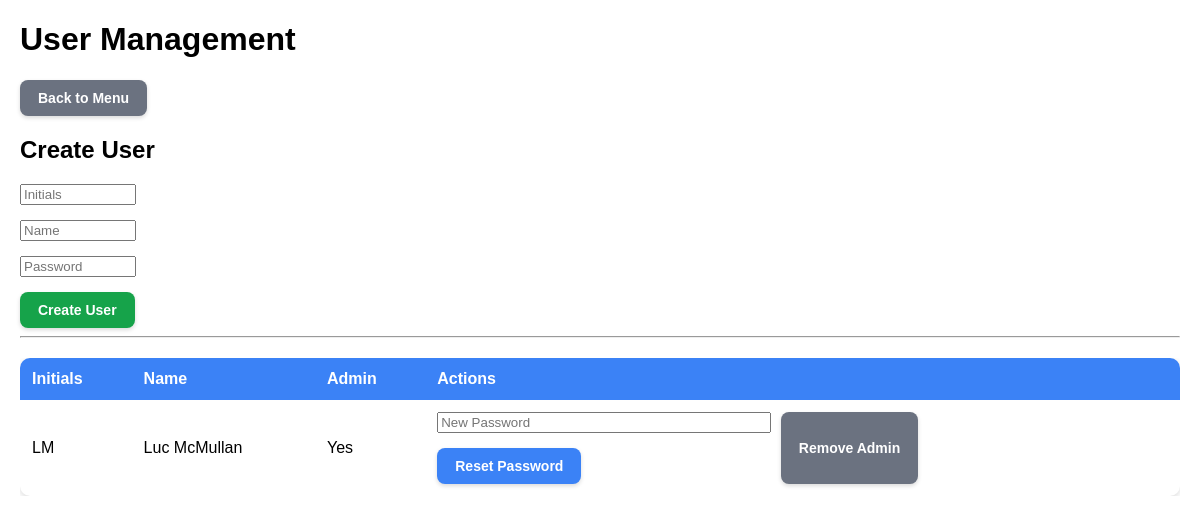
The app's page /admin/users (signed in), older data.
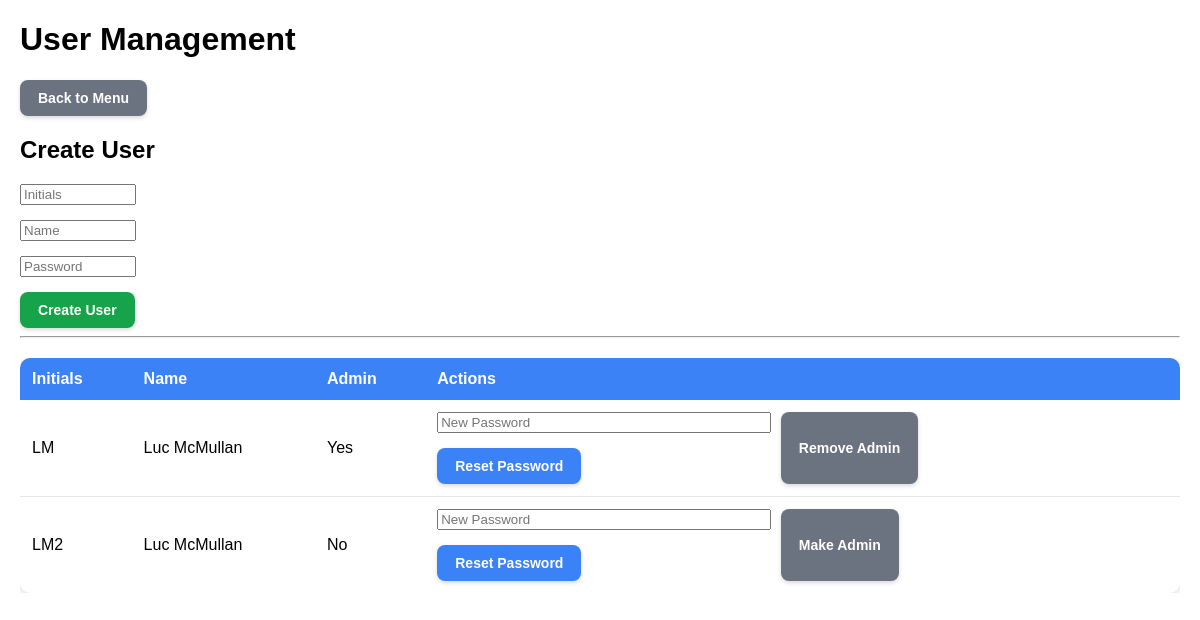
The same page, newer data.
### database/models.py (models this page shows)
class User(db.Model):
    __tablename__ = "users"
    id = db.Column(db.Integer, primary_key=True)
    initials = db.Column(db.String(10), unique=True, nullable=False)
    name = db.Column(db.String(100), nullable=False)
    password_hash = db.Column(db.String(255), nullable=False)
    is_admin = db.Column(db.Boolean, default=False)
    must_change_password = db.Column(db.Boolean, default=True)
    password_reset_at = db.Column(db.DateTime)

### routes/admin.py (the view)
@admin_bp.route("/admin/users")
@login_required
@admin_required
def manage_users():
    users = User.query.order_by(User.initials).all()
    return render_template("admin/users.html", users=users)

### routes/auth.py (called while the page is built)
def login_required(f):
    @wraps(f)
    def decorated(*args, **kwargs):
        if "user_id" not in session:
            return redirect("/")
        return f(*args, **kwargs)
    return decorated

def admin_required(f):
    @wraps(f)
    def decorated(*args, **kwargs):
        if not session.get("is_admin"):
            return redirect("/main")
        return f(*args, **kwargs)
    return decorated

### templates/admin/users.html (shortened to what this page needs)
<!DOCTYPE html>
<html>
    <head>
        <link rel="stylesheet" href="{{ url_for('static', filename='css/style.css') }}">
    </head>
    <body>
        <h1>User Management</h1>
        <button onclick="window.location.href='/menu'" class="btn-secondary">Back to Menu</button>
        <h2>Create User</h2>
        <form action="/admin/users/create" method="POST">
            <input name="initials" placeholder="Initials" autocomplete="off" required>
            <br>
            <input name="name" placeholder="Name" required>
            <br>
            <input type="password" name="password" placeholder="Password" autocomplete="new-password" required>
            <br>
            <button type="submit" class="btn-success">Create User</button>
        </form>
        <hr>
        <div class="table-container">
            <table class="app-table">
                <thead>
                    <tr>
                        <th>Initials</th>
                        <th>Name</th>
                        <th>Admin</th>
                        <th>Actions</th>
                    </tr>
                </thead>
                <tbody>
                    {% for user in users %}
                    <tr>
                        <td>{{ user.initials }}</td>
                        <td>{{ user.name }}</td>
                        <td>
                            {% if user.is_admin %}
                                Yes
                            {% else %}
                                No
                            {% endif %}
                        </td>
                        <td>
                            <div class="table-actions">
                                <form action="/admin/users/reset-password/{{ user.id }}" method="POST">
                                    <input class="newPassword" type="password" name="password" placeholder="New Password">
                                    <button type="submit" class="btn-primary">Reset Password</button>
                                </form>
                                <button class="btn-secondary" onclick="window.location.href='/admin/users/toggle-admin/{{ user.id }}'">
                                    {% if user.is_admin %}
                                        Remove Admin
                                    {% else %}
                                        Make Admin
                                    {% endif %}
                                </button>
                            </div>
                        </td>
                    {% endfor %}
                </tbody>
            </table>
        </div>
    </body>
</html>

### static/css/style.css (style rules this page uses)
body { font-family: Arial, sans-serif; margin: 20px; }
body, .modal-content, .app-table, .legend, .progress-bar, textarea, select, input, button { transition: background-color 0.3s ease, color 0.3s ease, border-color 0.3s ease, box-shadow 0.3s ease; }
button { border: none; border-radius: 8px; padding: 10px 18px; font-size: 14px; font-weight: 600; cursor: pointer; transition: all 0.15s ease; box-shadow: 0 2px 4px rgba(0, 0, 0, 0.15); }
.btn-primary { background-color: #3b82f6; color: white; }
.btn-success { background-color: #16a34a; color: white; }
.btn-secondary { background-color: #6b7280; color: white; }
select, input { width: 10%; box-sizing: border-box; margin-bottom: 15px; }
.newPassword { width: 100% }
.table-container { margin-top: 20px; overflow-x: auto; }
.app-table { width: 100%; border-collapse: collapse; background: white; border-radius: 10px; overflow: hidden; box-shadow: 0 2px 6px rgba(0, 0, 0, 0.15); }
.app-table th { background: #3b82f6; color: white; text-align: left; padding: 12px; }
.app-table td { padding: 12px; border-bottom: 1px solid #e5e7eb; }
.app-table tr:last-child td { border-bottom: none; }
.table-actions { display: flex; gap: 10px; flex-wrap: wrap; }

Row changes from the older to the newer data that the page shows:
added User: initials "LM2", name "Luc McMullan", is_admin "No"
